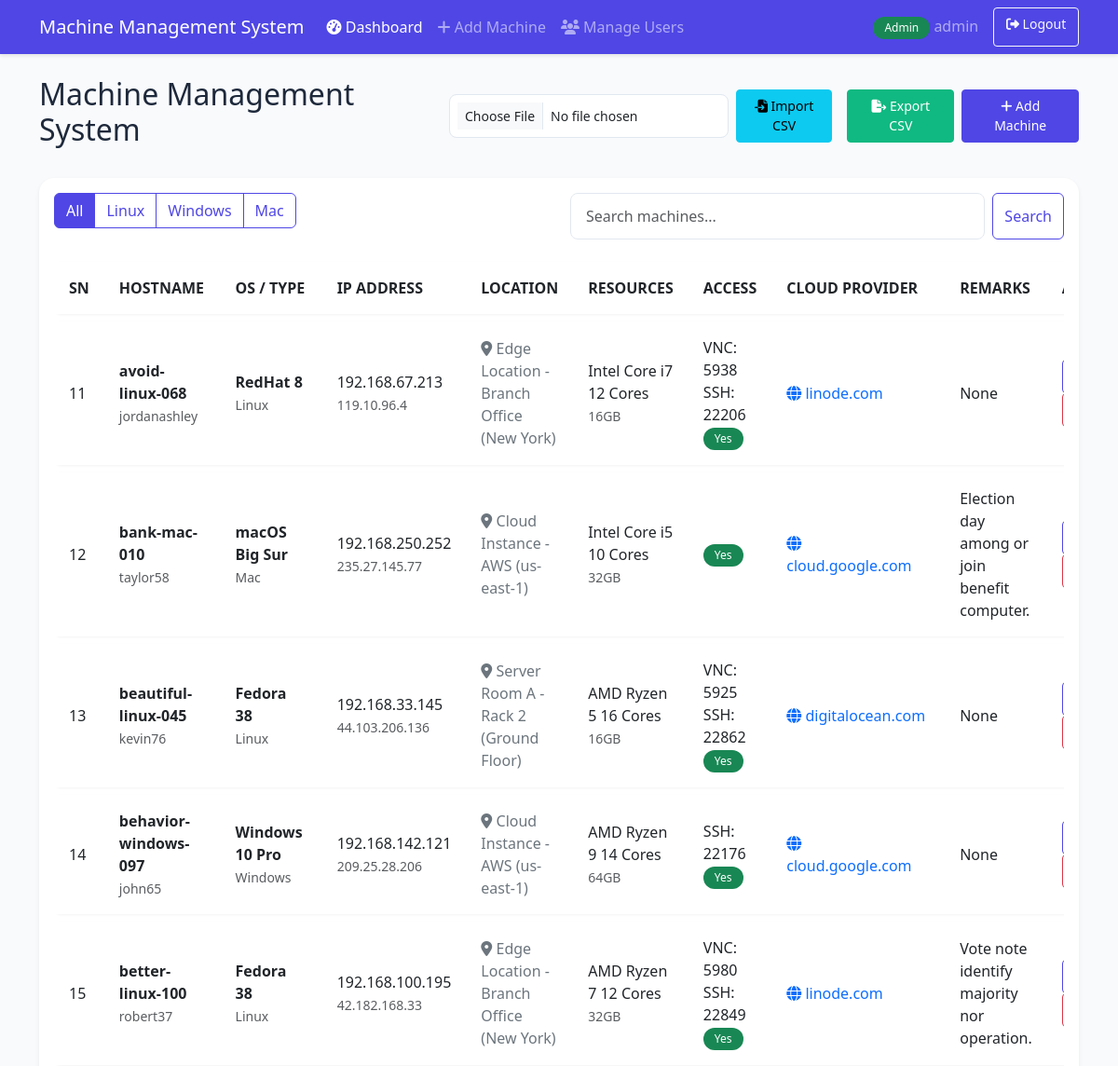
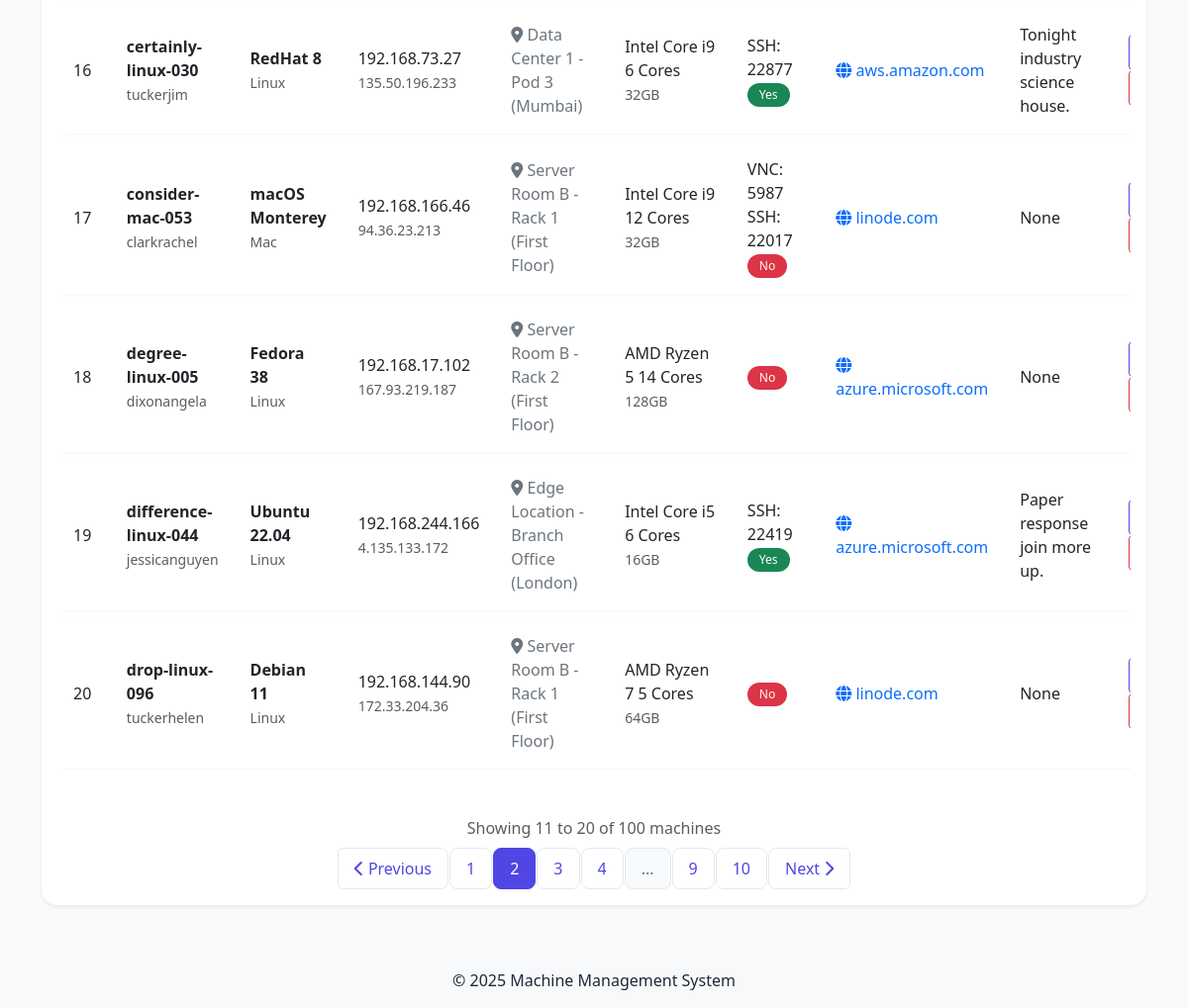
/admin/dashboard?page=2 (signed in), run on the app's committed database (2 pictures, top to bottom).
### models/user.py (models this page shows, shortened)
class User(db.Model, UserMixin):
    __tablename__ = 'users'
    id = db.Column(db.Integer, primary_key=True)
    username = db.Column(db.String(64), unique=True, index=True, nullable=False)
    email = db.Column(db.String(120), unique=True, index=True, nullable=False)
    password_hash = db.Column(db.String(128), nullable=False)
    is_admin = db.Column(db.Boolean, default=False)
    created_at = db.Column(db.DateTime, default=datetime.utcnow)
    last_login = db.Column(db.DateTime, nullable=True)

### models/machine.py (models this page shows, shortened)
class Machine(db.Model):
    __tablename__ = 'machines'
    id = db.Column(db.Integer, primary_key=True)
    hostname = db.Column(db.String(64), unique=True, nullable=False, index=True)
    username = db.Column(db.String(64), nullable=False)
    os_type = db.Column(db.String(20), nullable=False)  # Linux, Windows, Mac
    installed_os = db.Column(db.String(64), nullable=False)
    cpu_details = db.Column(db.String(128), nullable=False)
    ram_details = db.Column(db.String(64), nullable=False)
    private_ip = db.Column(db.String(15), nullable=True)
    public_ip = db.Column(db.String(15), nullable=True)
    cloud_provider_url = db.Column(db.String(128), nullable=True)
    physical_location = db.Column(db.String(128), nullable=True)  # Add this line
    vnc_port = db.Column(db.Integer, nullable=True)
    ssh_port = db.Column(db.Integer, nullable=True)  # Add this line
    outside_accessible = db.Column(db.Boolean, default=False)
    remarks = db.Column(db.Text, nullable=True)
    created_at = db.Column(db.DateTime, default=datetime.utcnow)
    updated_at = db.Column(db.DateTime, default=datetime.utcnow, onupdate=datetime.utcnow)

### app.py (the view, shortened to what this page needs)
@app.route('/admin/dashboard')
@login_required
def admin_dashboard():
    if not current_user.is_admin:
        flash('Access denied. Admin privileges required.', 'danger')
        return redirect(url_for('index'))
    page = request.args.get('page', 1, type=int)
    per_page = 10
    os_filter = request.args.get('os')
    search = request.args.get('search')
    query = Machine.query
    if os_filter:
        query = query.filter_by(os_type=os_filter)
    pagination = query.order_by(Machine.hostname).paginate(
        page=page, per_page=per_page, error_out=False
    )
    return render_template('admin/dashboard.html',
                         machines=pagination.items,
                         pagination=pagination)

### templates/admin/dashboard.html (shortened to what this page needs)
{% extends "base.html" %}
{% block content %}
<div class="d-flex justify-content-between align-items-center mb-4">
    <h2>Machine Management System</h2>
    {% if current_user.is_admin %}
    <div class="d-flex align-items-center">
        <form method="POST" action="{{ url_for('import_machines') }}" enctype="multipart/form-data" class="me-2 d-flex align-items-center">
            <input type="file" name="file" accept=".csv" class="form-control form-control-sm me-2" required>
            <button type="submit" class="btn btn-info btn-sm me-2">
                <i class="fas fa-file-import"></i> Import CSV
            </button>
        </form>
        <a href="{{ url_for('export_machines') }}" class="btn btn-success btn-sm me-2">
            <i class="fas fa-file-export"></i> Export CSV
        </a>
        <a href="{{ url_for('add_machine') }}" class="btn btn-primary btn-sm">
            <i class="fas fa-plus"></i> Add Machine
        </a>
    </div>
    {% endif %}
</div>
<div class="card shadow-sm mb-4">
    <div class="card-body">
        <div class="row mb-3">
            <div class="col-md-6">
                <div class="btn-group" role="group">
                    <a href="{{ url_for(current_user.is_admin and 'admin_dashboard' or 'user_dashboard') }}" class="btn btn-outline-primary {{ 'active' if not request.args.get('os') }}">All</a>
                    <a href="{{ url_for(current_user.is_admin and 'admin_dashboard' or 'user_dashboard', os='Linux') }}" class="btn btn-outline-primary {{ 'active' if request.args.get('os') == 'Linux' }}">Linux</a>
                    <a href="{{ url_for(current_user.is_admin and 'admin_dashboard' or 'user_dashboard', os='Windows') }}" class="btn btn-outline-primary {{ 'active' if request.args.get('os') == 'Windows' }}">Windows</a>
                    <a href="{{ url_for(current_user.is_admin and 'admin_dashboard' or 'user_dashboard', os='Mac') }}" class="btn btn-outline-primary {{ 'active' if request.args.get('os') == 'Mac' }}">Mac</a>
                </div>
            </div>
            <div class="col-md-6">
                <form method="GET" action="{{ url_for(current_user.is_admin and 'admin_dashboard' or 'user_dashboard') }}" class="d-flex">
                    <input type="text" name="search" class="form-control me-2" placeholder="Search machines..." value="{{ request.args.get('search', '') }}">
                    <button type="submit" class="btn btn-outline-primary">Search</button>
                </form>
            </div>
        </div>
        <div class="table-responsive">
            <table class="table table-hover">
                <thead>
                    <tr>
                        <th>SN</th>
                        <th>HOSTNAME</th>
                        <th>OS / TYPE</th>
                        <th>IP ADDRESS</th>
                        <th>LOCATION</th>
                        <th>RESOURCES</th>
                        <th>ACCESS</th>
                        <th>CLOUD PROVIDER</th>
                        <th>REMARKS</th>
                        {% if current_user.is_admin %}
                        <th>ACTIONS</th>
                        {% endif %}
                    </tr>
                </thead>
                <tbody>
                    {% for machine in machines %}
                    <tr>
                        <td>{{ (pagination.page - 1) * pagination.per_page + loop.index }}</td>
                        <td>
                            <strong>{{ machine.hostname }}</strong><br>
                            <small class="text-muted">{{ machine.username }}</small>
                        </td>
                        <td>
                            <strong>{{ machine.installed_os }}</strong><br>
                            <small class="text-muted">{{ machine.os_type }}</small>
                        </td>
                        <td>
                            {% if machine.private_ip %}
                            <span>{{ machine.private_ip }}</span><br>
                            {% endif %}
                            {% if machine.public_ip %}
                            <small class="text-muted">{{ machine.public_ip }}</small>
                            {% endif %}
                        </td>
                        <td>
                            {% if machine.physical_location %}
                            <span class="text-secondary">
                                <i class="fas fa-map-marker-alt"></i> {{ machine.physical_location }}
                            </span>
                            {% else %}
                            <span class="text-muted">Not specified</span>
                            {% endif %}
                        </td>
                        <td>
                            <span>{{ machine.cpu_details }}</span><br>
                            <small class="text-muted">{{ machine.ram_details }}</small>
                        </td>
                        <td>
                            {% if machine.vnc_port %}
                            <span>VNC: {{ machine.vnc_port }}</span><br>
                            {% endif %}
                            {% if machine.ssh_port %}
                            <span>SSH: {{ machine.ssh_port }}</span><br>
                            {% endif %}
                            <span class="badge {% if machine.outside_accessible %}bg-success{% elif machine.outside_accessible == false %}bg-danger{% else %}bg-warning{% endif %}">
                                {{ 'Yes' if machine.outside_accessible else 'No' }}
                            </span>
                        </td>
                        <td>
                            {% if machine.cloud_provider_url %}
                            {% set domain = machine.cloud_provider_url.replace('https://', '').replace('http://', '').split('/')[0] %}
                            <span class="text-primary" title="{{ machine.cloud_provider_url }}">
                                <i class="fas fa-globe"></i> {{ domain }}
                            </span>
                            {% else %}
                            <span class="text-muted">No URL</span>
                            {% endif %}
                        </td>
                        <td>{{ machine.remarks }}</td>
                        {% if current_user.is_admin %}
                        <td>
                            <a href="{{ url_for('edit_machine', machine_id=machine.id) }}" class="btn btn-sm btn-outline-primary">
                            </a>
                            <button type="button" class="btn btn-sm btn-outline-danger" onclick="showDeleteModal('{{ machine.id }}', '{{ machine.hostname }}')">
                            </button>
                        </td>
                        {% endif %}
                    </tr>
                    {% endfor %}
                </tbody>
            </table>
        </div>
        <div class="d-flex flex-column align-items-center mt-4">
            <div class="text-muted mb-2">
                {% set end_item = pagination.page * pagination.per_page %}
                {% if end_item > pagination.total %}
                    {% set end_item = pagination.total %}
                {% endif %}
                Showing {{ (pagination.page - 1) * pagination.per_page + 1 }}
                to {{ end_item }}
                of {{ pagination.total }} machines
            </div>
            {% if pagination.pages > 1 %}
            <nav aria-label="Machine navigation">
                <ul class="pagination">
                    <li class="page-item {{ 'disabled' if pagination.page == 1 }}">
                        <a class="page-link" href="{{ url_for(current_user.is_admin and 'admin_dashboard' or 'user_dashboard', page=pagination.prev_num, os=request.args.get('os'), search=request.args.get('search')) }}">
                            <i class="fas fa-chevron-left"></i> Previous
                        </a>
                    </li>
                    {% for page_num in pagination.iter_pages(left_edge=2, left_current=2, right_current=2, right_edge=2) %}
                        {% if page_num %}
                            <li class="page-item {{ 'active' if pagination.page == page_num }}">
                                <a class="page-link" href="{{ url_for(current_user.is_admin and 'admin_dashboard' or 'user_dashboard', page=page_num, os=request.args.get('os'), search=request.args.get('search')) }}">{{ page_num }}</a>
                            </li>
                        {% else %}
                            <li class="page-item disabled">
                                <span class="page-link">...</span>
                            </li>
                        {% endif %}
                    {% endfor %}
                    <li class="page-item {{ 'disabled' if pagination.page == pagination.pages }}">
                        <a class="page-link" href="{{ url_for(current_user.is_admin and 'admin_dashboard' or 'user_dashboard', page=pagination.next_num, os=request.args.get('os'), search=request.args.get('search')) }}">
                            Next <i class="fas fa-chevron-right"></i>
                        </a>
                    </li>
                </ul>
            </nav>
            {% endif %}
        </div>
    </div>
</div>
{% endblock %}

### templates/base.html (shortened to what this page needs)
<!DOCTYPE html>
<html lang="en">
<head>
    <link href="https://cdn.jsdelivr.net/npm/bootstrap@5.3.0/dist/css/bootstrap.min.css" rel="stylesheet">
    <link rel="stylesheet" href="https://cdnjs.cloudflare.com/ajax/libs/font-awesome/6.4.0/css/all.min.css">
    <link rel="stylesheet" href="{{ url_for('static', filename='css/style.css') }}">
</head>
<body>
    {% if current_user.is_authenticated %}
    <nav class="navbar navbar-expand-lg navbar-dark bg-primary">
        <div class="container">
            <a class="navbar-brand" href="{{ url_for('index') }}">Machine Management System</a>
            <div class="collapse navbar-collapse" id="navbarNav">
                <ul class="navbar-nav me-auto">
                    {% if current_user.is_admin %}
                    <li class="nav-item">
                        <a class="nav-link {% if request.endpoint == 'admin_dashboard' %}active{% endif %}" href="{{ url_for('admin_dashboard') }}">
                            <i class="fas fa-tachometer-alt"></i> Dashboard
                        </a>
                    </li>
                    <li class="nav-item">
                        <a class="nav-link {% if request.endpoint == 'add_machine' %}active{% endif %}" href="{{ url_for('add_machine') }}">
                            <i class="fas fa-plus"></i> Add Machine
                        </a>
                    </li>
                    <li class="nav-item">
                        <a class="nav-link" href="{{ url_for('manage_users') }}">
                            <i class="fas fa-users"></i> Manage Users
                        </a>
                    </li>
                    {% else %}
                    <li class="nav-item">
                        <a class="nav-link {% if request.endpoint == 'user_dashboard' %}active{% endif %}" href="{{ url_for('user_dashboard') }}">
                            <i class="fas fa-tachometer-alt"></i> Dashboard
                        </a>
                    </li>
                    {% endif %}
                </ul>
                <div class="d-flex">
                    <span class="navbar-text me-3">
                        {% if current_user.is_admin %}
                        <span class="badge bg-success">Admin</span>
                        {% else %}
                        <span class="badge bg-info">User</span>
                        {% endif %}
                        {{ current_user.username }}
                    </span>
                    <a href="{{ url_for('logout') }}" class="btn btn-outline-light btn-sm">
                        <i class="fas fa-sign-out-alt"></i> Logout
                    </a>
                </div>
            </div>
        </div>
    </nav>
    {% endif %}
    <div class="container mt-4">
        {% block content %}{% endblock %}
    </div>
    <footer class="mt-5 py-3 bg-light text-center">
        <div class="container">
            <p class="mb-0">&copy; 2025 Machine Management System</p>
        </div>
    </footer>
</body>
</html>

### data on the page
User: username "admin"
Machine: page "11", hostname "avoid-linux-068", username "jordanashley", installed_os "RedHat 8", os_type "Linux", private_ip "192.168.67.213", public_ip "119.10.96.4", physical_location "Edge Location - Branch Office (New York)", cpu_details "Intel Core i7 12 Cores", ram_details "16GB", vnc_port "5938", ssh_port "22206", outside_accessible "Yes", domain "linode.com", remarks "None"
Machine: page "12", hostname "bank-mac-010", username "taylor58", installed_os "macOS Big Sur", os_type "Mac", private_ip "192.168.250.252", public_ip "235.27.145.77", physical_location "Cloud Instance - AWS (us-east-1)", cpu_details "Intel Core i5 10 Cores", ram_details "32GB", outside_accessible "Yes", domain "cloud.google.com", remarks "Election day among or join benefit computer."
Machine: page "13", hostname "beautiful-linux-045", username "kevin76", installed_os "Fedora 38", os_type "Linux", private_ip "192.168.33.145", public_ip "44.103.206.136", physical_location "Server Room A - Rack 2 (Ground Floor)", cpu_details "AMD Ryzen 5 16 Cores", ram_details "16GB", vnc_port "5925", ssh_port "22862", outside_accessible "Yes", domain "digitalocean.com", remarks "None"
Machine: page "14", hostname "behavior-windows-097", username "john65", installed_os "Windows 10 Pro", os_type "Windows", private_ip "192.168.142.121", public_ip "209.25.28.206", physical_location "Cloud Instance - AWS (us-east-1)", cpu_details "AMD Ryzen 9 14 Cores", ram_details "64GB", ssh_port "22176", outside_accessible "Yes", domain "cloud.google.com", remarks "None"
Machine: page "15", hostname "better-linux-100", username "robert37", installed_os "Fedora 38", os_type "Linux", private_ip "192.168.100.195", public_ip "42.182.168.33", physical_location "Edge Location - Branch Office (New York)", cpu_details "AMD Ryzen 7 12 Cores", ram_details "32GB", vnc_port "5980", ssh_port "22849", outside_accessible "Yes", domain "linode.com", remarks "Vote note identify majority nor operation."
Machine: page "16", hostname "certainly-linux-030", username "tuckerjim", installed_os "RedHat 8", os_type "Linux", private_ip "192.168.73.27", public_ip "135.50.196.233", physical_location "Data Center 1 - Pod 3 (Mumbai)", cpu_details "Intel Core i9 6 Cores", ram_details "32GB", ssh_port "22877", outside_accessible "Yes", domain "aws.amazon.com", remarks "Tonight industry science house."
Machine: page "17", hostname "consider-mac-053", username "clarkrachel", installed_os "macOS Monterey", os_type "Mac", private_ip "192.168.166.46", public_ip "94.36.23.213", physical_location "Server Room B - Rack 1 (First Floor)", cpu_details "Intel Core i9 12 Cores", ram_details "32GB", vnc_port "5987", ssh_port "22017", outside_accessible "No", domain "linode.com", remarks "None"
Machine: page "18", hostname "degree-linux-005", username "dixonangela", installed_os "Fedora 38", os_type "Linux", private_ip "192.168.17.102", public_ip "167.93.219.187", physical_location "Server Room B - Rack 2 (First Floor)", cpu_details "AMD Ryzen 5 14 Cores", ram_details "128GB", outside_accessible "No", domain "azure.microsoft.com", remarks "None"
Machine: page "19", hostname "difference-linux-044", username "jessicanguyen", installed_os "Ubuntu 22.04", os_type "Linux", private_ip "192.168.244.166", public_ip "4.135.133.172", physical_location "Edge Location - Branch Office (London)", cpu_details "Intel Core i5 6 Cores", ram_details "16GB", ssh_port "22419", outside_accessible "Yes", domain "azure.microsoft.com", remarks "Paper response join more up."
Machine: page "20", hostname "drop-linux-096", username "tuckerhelen", installed_os "Debian 11", os_type "Linux", private_ip "192.168.144.90", public_ip "172.33.204.36", physical_location "Server Room B - Rack 1 (First Floor)", cpu_details "AMD Ryzen 7 5 Cores", ram_details "64GB", outside_accessible "No", domain "linode.com", remarks "None"

### other printed values
{{ (pagination.page - 1) * pagination.per_page + 1 }} "11"
{{ end_item }} "20"
{{ pagination.total }} "100"
{{ page_num }} "1" "2" "3" "4" "9" "10"
